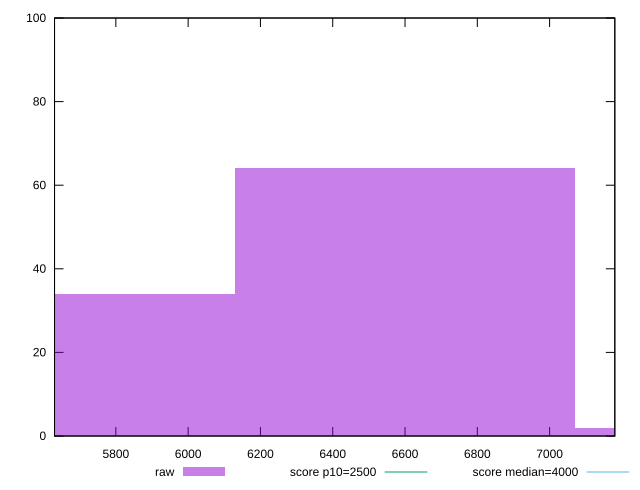

gnuplot code for this plot:
reset

$raw <<EOF
5657.139517811378 34
6599.996104113274 64
7542.85269041517 2
EOF

set key outside below
set boxwidth 942.8565863018963
set xrange [5630.380500000001:7180.423000000002]
set yrange [0:100]
set trange [0:100]
set style fill transparent solid 0.5 noborder

set parametric
set terminal svg size 640, 490 enhanced background rgb 'white'
set output "report_00009_2021-02-08T22-37-41.559Z/largest-contentful-paint/samples/pages+cached+noadtech/raw/histogram.svg"

plot $raw title "raw" with boxes, \
     2500,t title "score p10=2500", \
     4000,t title "score median=4000"

reset
